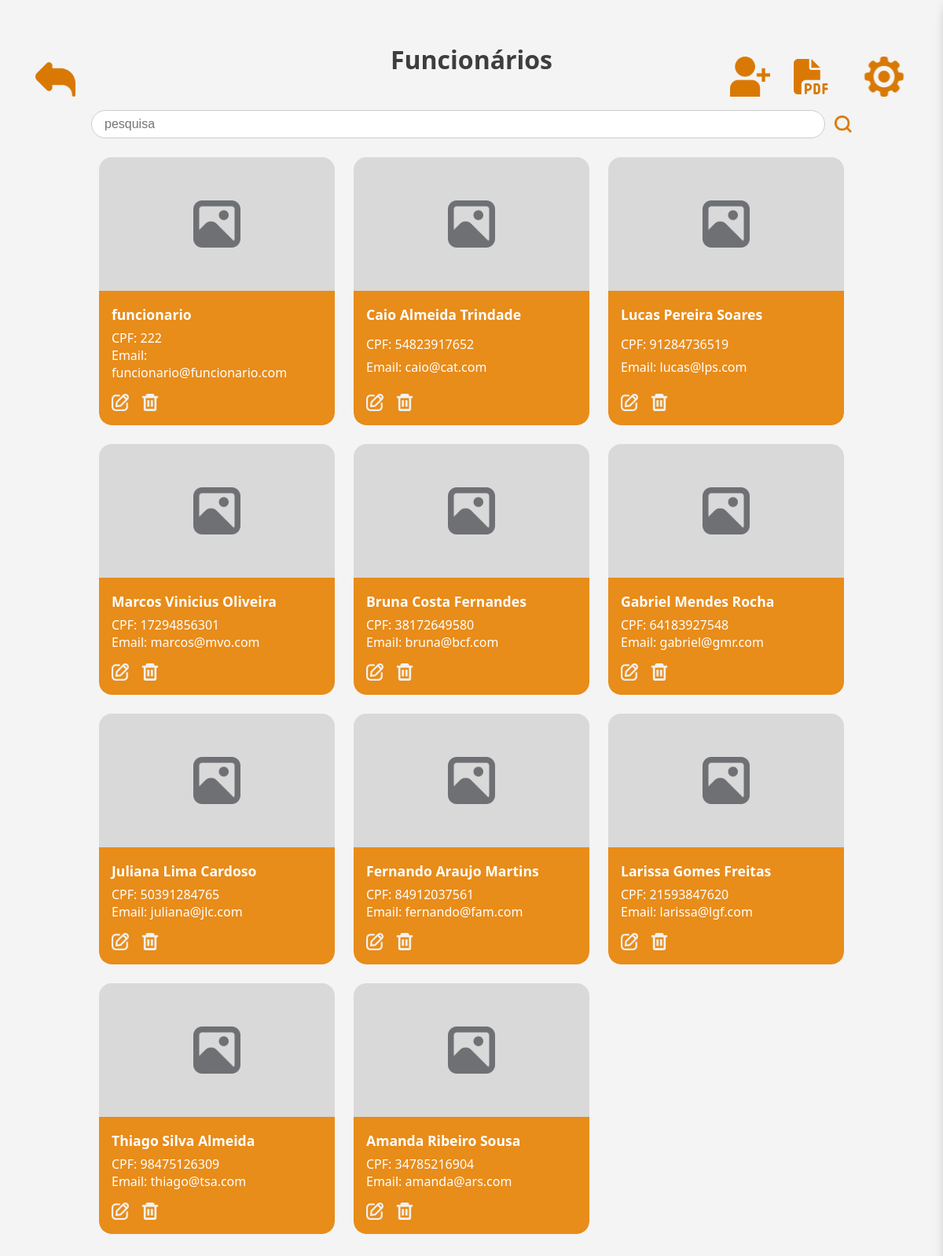
Page /paginas/funcionarios.php on the committed database.
### tables this page shows
CREATE TABLE IF NOT EXISTS funcionario(
  idfuncionario INT NOT NULL AUTO_INCREMENT,
  nome VARCHAR(200) NOT NULL,
  cpf VARCHAR(14) NOT NULL,
  email VARCHAR(45) NOT NULL,
  senha VARCHAR(45) NOT NULL,
  cargo VARCHAR(20) NOT NULL,
  PRIMARY KEY (idfuncionario)
);

### paginas/funcionarios.php (the view, shortened to what this page needs)
<!DOCTYPE html>
<html lang="pt-br">
<head>
    <link rel="stylesheet" href="../assets/css/style.css">
    <link rel="stylesheet" href="../assets/css/funcionarioStyle.css">
    <link rel="stylesheet" href="../assets/css/sidebarStyle.css">
</head>
<body>
<div class="settings-icon left">
        <a href="home.php"><img src="../assets/img/voltar.svg" alt="Voltar"></a>
    </div>
    <div class="settings-icon right">
        <a href="cadastro_func.php"><img src="../assets/img/add_func.svg" alt="Adicionar"></a>
        <a href="pdfVendasFuncionario.php"><img src="../assets/img/pdf.svg" alt="PDF Vendas por Funcionários" style="width:45px;"></a>
        <div class="settings-icone" onclick="toggleSidebar()">
            <img src="../assets/img/gear.svg" alt="Configurações" style="cursor: pointer;">
        </div>
    </div>
    <div class="funcionario-container">
        <div class="funcionario-header">
            <div class="h1-right">Funcionários</div>
        </div>
        <form class="funcionario-search">
            <input type="text" placeholder="pesquisa" name="pesquisa">
            <button type="submit" class="funcionario-search-btn"><img src="../assets/img/lupa.svg" alt="Buscar"></button>
        </form>
        <div class="funcionario-lista">
            <?php
                include_once '../db/conexao.php';
                $where = "WHERE funcionario.cargo = 'funcionario'";
                $sql = "SELECT
                            funcionario.idfuncionario as id,
                            funcionario.nome,
                            funcionario.cpf,
                            funcionario.email
                            FROM funcionario
                            $where";
                $result = mysqli_query($conn, $sql);
                if ($result && mysqli_num_rows($result) > 0) {
                while ($row = mysqli_fetch_assoc($result)) {
            ?>
            <div class="funcionario-card">
                <div class="funcionario-card-img">
                    <img src="../assets/img/prod_img.svg" alt="funcionario">
                </div>
                <div class="funcionario-card-info">
                    <div class="funcionario-card-title"><?php echo $row['nome']; ?></div>
                    <div class="funcionario-card-cpf">CPF: <?php echo $row['cpf']; ?></div>
                    <div class="funcionario-card-email">Email: <?php echo $row['email']; ?></div>
                    <div class="funcionario-card-actions">
                        <a href="cadastro_func.php?id=<?=$row['id'];?>"><img src="../assets/img/editar.svg" alt="Editar"></a>
                        <a href="../db/deleta_funcionario.php?id=<?=$row['id'];?>" class="delete-funcionario"><img src="../assets/img/lixeiraw.svg" alt="Excluir"></a>
                    </div>
                </div>
            </div>
            <?php
                }
            }else {
                echo "<p style='margin: 20px;'>Nenhum funcionário encontrado.</p>";
            }
            ?>
        </div>
    </div>
</body>
</html>

### assets/css/style.css (style rules this page uses)
body { margin: 0; padding: 0; background: #F2F2F2; font-family: 'Segoe UI', Arial, sans-serif; height: 100vh; overflow: hidden; }
.h1-right { color: #3C3E40 !important; font-size: 2rem; font-weight: bold; margin: 0 auto; margin-bottom: 10px; }
.settings-icon { position: fixed; top: 72px; z-index: 1000; }
.settings-icon img { width: 51px; height: 51px; cursor: pointer; }
.settings-icon.left { left: 45px; }
.settings-icon.right { right: 45px; display: flex; gap: 30px; }

### assets/css/funcionarioStyle.css (style rules this page uses)
.funcionario-container { padding: 32px 48px; height: 100vh; box-sizing: border-box; overflow-y: auto; position: relative; }
.funcionario-header { display: flex; align-items: center; justify-content: space-between; position: relative; z-index: 999; margin-top: 2%; margin-bottom: 3%; }
.funcionario-search { margin: 32px 0 24px 0; display: flex; align-items: center; gap: 8px; justify-content: center; }
.funcionario-search input { width: 900px; max-width: 100%; padding: 8px 16px; border-radius: 20px; border: 1px solid #ccc; font-size: 1rem; }
.funcionario-search-btn { background: none; border: none; cursor: pointer; padding: 0 0 0 4px; display: flex; align-items: center; }
.funcionario-lista { display: grid; grid-template-columns: repeat(3, 300px); gap: 24px; justify-content: center; }
.funcionario-card { background: #f2f2f2; border-radius: 16px; overflow: hidden; display: flex; flex-direction: column; min-height: 300px; }
.funcionario-card-img { background: #d9d9d9; height: 170px; display: flex; align-items: center; justify-content: center; }
.funcionario-card-info { background: #e88c1a; color: #fff; padding: 18px 16px; flex: 1; display: flex; flex-direction: column; justify-content: space-between; border-bottom-left-radius: 16px; border-bottom-right-radius: 16px; margin-bottom: 0; font-size: 1rem; }
.funcionario-card-title { font-weight: bold; margin-bottom: 7px; font-size: 1.1rem; }
.funcionario-card-actions { display: flex; gap: 16px; margin-top: 16px; }
.funcionario-card-img img { width: 60px; }
.funcionario-search-btn img { width: 22px; }
.funcionario-card-actions img { width: 22px; height: 22px; cursor: pointer; }
.funcionario-card-actions a { display: flex; align-items: center; justify-content: center; }

### assets/css/sidebarStyle.css (style rules this page uses)
body { margin: 0; font-family: 'Segoe UI', Tahoma, Geneva, Verdana, sans-serif; background-color: #f4f4f4; }
.settings-icone { display: inline-block; margin-left: 10px; vertical-align: middle; }
.settings-icone img { width: 60px; transition: transform 0.3s ease; }

### rows in the picture
funcionario: nome "funcionario", cpf "222", email "funcionario@funcionario.com"
funcionario: nome "Caio Almeida Trindade", cpf "54823917652", email "caio@cat.com"
funcionario: nome "Lucas Pereira Soares", cpf "91284736519", email "lucas@lps.com"
funcionario: nome "Marcos Vinicius Oliveira", cpf "17294856301", email "marcos@mvo.com"
funcionario: nome "Bruna Costa Fernandes", cpf "38172649580", email "bruna@bcf.com"
funcionario: nome "Gabriel Mendes Rocha", cpf "64183927548", email "gabriel@gmr.com"
funcionario: nome "Juliana Lima Cardoso", cpf "50391284765", email "juliana@jlc.com"
funcionario: nome "Fernando Araujo Martins", cpf "84912037561", email "fernando@fam.com"
funcionario: nome "Larissa Gomes Freitas", cpf "21593847620", email "larissa@lgf.com"
funcionario: nome "Thiago Silva Almeida", cpf "98475126309", email "thiago@tsa.com"
funcionario: nome "Amanda Ribeiro Sousa", cpf "34785216904", email "amanda@ars.com"
